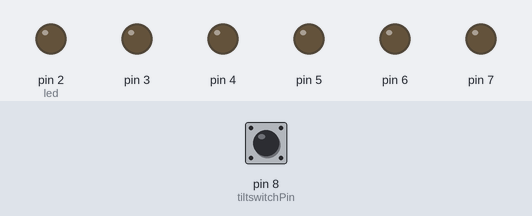
A sketch run on a simulated Arduino Uno, built with avr-gcc and run on an emulated ATmega328P. On the bench: output pins drawn as LEDs (lit = HIGH). The test bench sets the inputs (shaded band); at power-on: pin 8 (tiltswitchPin) HIGH.

Above: at 1.2 s.
1.3 s: pin 8 (tiltswitchPin) pulled LOW for 0.15 s
At 4.1 s:
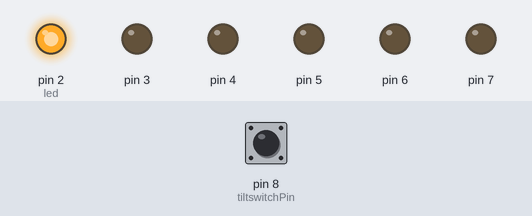
At 7.7 s:
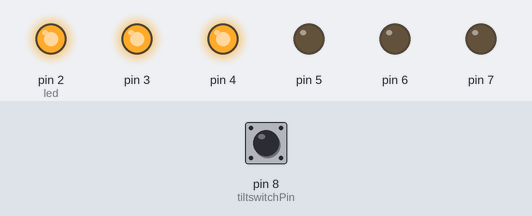
11.2 s: pin 8 (tiltswitchPin) pulled LOW for 3.2 s
At 18.3 s:
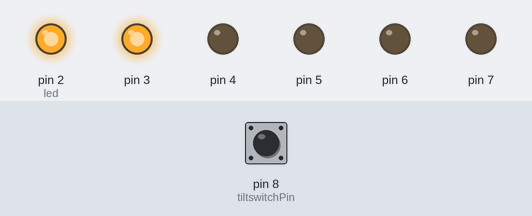
Timing chart, 0 to 25.9 s (numbered marks = the images above; inputs shaded):
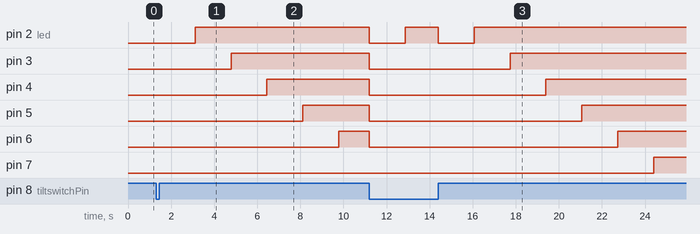

The sketch:

ILikeToMoveIt.ino
```cpp
// Stay still for 10 Seconds
// *************************

const int tiltswitchPin = 8; // tilt switch

unsigned long previousTime = 0; // last time an LED was updated

int switchState = 0; // urrent switch state
int prevSwitchState = 0; // previous switch state

int led = 2;

long standstilltime = 10000; // in ms
int amountofLEDs = 6;

long interval = standstilltime/amountofLEDs; // interval at which to light the next LED

// *************
// *** SETUP ***
// *************

void setup() {
  for (int x = 2; x < 8; x++) {
    pinMode(x, OUTPUT);
  }
  pinMode(tiltswitchPin, INPUT);
}

// ************
// *** LOOP ***
// ************

void loop() {

  unsigned long currentTime = millis();

  if (currentTime - previousTime > interval) {

    previousTime = currentTime;
    digitalWrite(led, HIGH);
    led++;

    if (led == 7) {
      // Congratulations, you stood still for 10 seconds
    }

  }

  switchState = digitalRead(tiltswitchPin);

  if (switchState != prevSwitchState) {

    // turn LEDs off
    for (int x = 2; x < 8; x++) {
      digitalWrite(x, LOW);
    }

    // reset
    led = 2;
    previousTime = currentTime;

  }

  prevSwitchState = switchState;

}
```

Measured:
- after the input at 1.3 s, pin 2 (led): LOW → HIGH after 1.8 s instead of 0.37 s; pin 3: LOW → HIGH after 3.5 s instead of 2.0 s; pin 4: LOW → HIGH after 5.1 s instead of 3.7 s; pin 5: LOW → HIGH after 6.8 s instead of 5.4 s; pin 6: LOW → HIGH after 8.5 s instead of 7.0 s
- after the input at 11.2 s, pin 2 (led): alternates HIGH for 1.5 s and LOW for 1.7 s, 4 changes in all, then stays HIGH, starting at once; pin 3: HIGH → LOW at once, → HIGH 6.5 s later; pin 4: HIGH → LOW at once, → HIGH 8.2 s later; pin 5: HIGH → LOW at once, → HIGH 9.9 s later; pin 6: HIGH → LOW at once, → HIGH 11.5 s later
